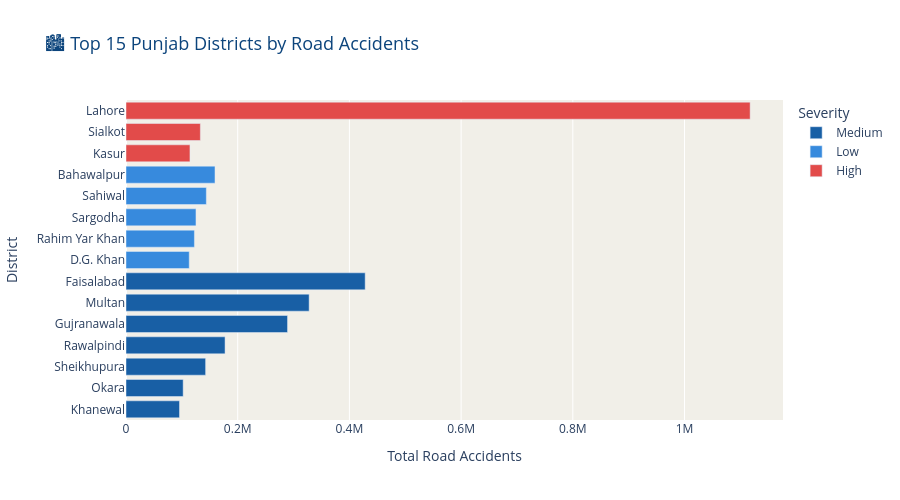

Source (notebook cell):
### Code cell
# Chart 13 Final — Top 15 Punjab Districts by Road Accidents
df_pjb_top15 = df_punjab.sort_values('Road_Accidents', ascending=True).tail(15)

fig = px.bar(
    df_pjb_top15,
    x='Road_Accidents',
    y='District',
    orientation='h',
    title='🏙️ Top 15 Punjab Districts by Road Accidents',
    color='Severity_Label',
    color_discrete_map={
        'Low': SKY,
        'Medium': BLUE,
        'High': RED
    }
)

fig.update_layout(
    plot_bgcolor=OFF_WHITE,
    paper_bgcolor='white',
    title_font=dict(size=18, color=NAVY),
    xaxis_title='Total Road Accidents',
    yaxis_title='District',
    legend_title='Severity',
    hovermode='y unified',
    height=500
)

fig.show()
print("✅ Chart 13 final done")

### Figure 1 — Plotly figure (JSON) as saved in the notebook; plotly's stock layout.template omitted (floating-point values rounded to 4 significant figures)
{"data": [{"hovertemplate": "Severity_Label=Medium<br>Road_Accidents=%{x}<br>District=%{y}<extra></extra>", "legendgroup": "Medium", "marker": {"color": "#185FA5", "pattern": {"shape": ""}}, "name": "Medium", "orientation": "h", "showlegend": true, "textposition": "auto", "type": "bar", "x": [95805, 102343, 142556, 177337, 289230, 327871, 428228], "xaxis": "x", "y": ["Khanewal", "Okara", "Sheikhupura", "Rawalpindi", "Gujranawala", "Multan", "Faisalabad"], "yaxis": "y"}, {"hovertemplate": "Severity_Label=Low<br>Road_Accidents=%{x}<br>District=%{y}<extra></extra>", "legendgroup": "Low", "marker": {"color": "#378ADD", "pattern": {"shape": ""}}, "name": "Low", "orientation": "h", "showlegend": true, "textposition": "auto", "type": "bar", "x": [113209, 122487, 125292, 143826, 159338], "xaxis": "x", "y": ["D.G. Khan", "Rahim Yar Khan", "Sargodha", "Sahiwal", "Bahawalpur"], "yaxis": "y"}, {"hovertemplate": "Severity_Label=High<br>Road_Accidents=%{x}<br>District=%{y}<extra></extra>", "legendgroup": "High", "marker": {"color": "#E24B4A", "pattern": {"shape": ""}}, "name": "High", "orientation": "h", "showlegend": true, "textposition": "auto", "type": "bar", "x": [114511, 133161, 1117490], "xaxis": "x", "y": ["Kasur", "Sialkot", "Lahore"], "yaxis": "y"}], "layout": {"barmode": "relative", "height": 500, "hovermode": "y unified", "legend": {"title": {"text": "Severity"}, "tracegroupgap": 0}, "paper_bgcolor": "white", "plot_bgcolor": "#F1EFE8", "title": {"font": {"color": "#0C447C", "size": 18}, "text": "🏙️ Top 15 Punjab Districts by Road Accidents"}, "xaxis": {"anchor": "y", "domain": [0, 1], "title": {"text": "Total Road Accidents"}}, "yaxis": {"anchor": "x", "domain": [0, 1], "title": {"text": "District"}}}}
